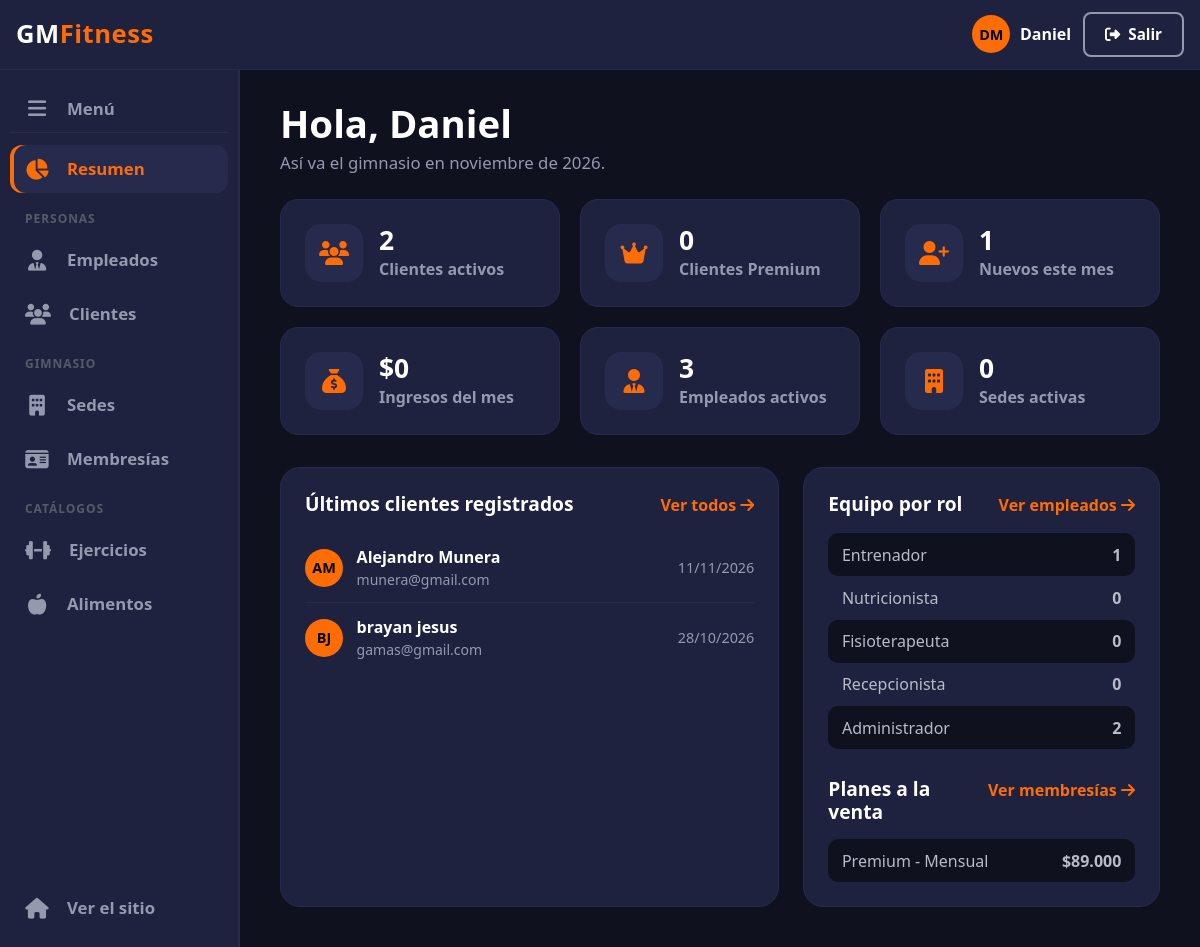
The page /panel/ (signed in) on the database its author committed.
### gmf/models.py (models this page shows, shortened)
class Usuario(AbstractUser):
    username = None
    email = models.EmailField("email", unique=True)
    fecha_nacimiento = models.DateField(null=True, blank=True)
    telefono = models.CharField(max_length=20, blank=True)
    rol = models.CharField(max_length=20, choices=RolUsuario.choices, default=RolUsuario.CLIENTE)
    sede = models.ForeignKey(
        Sede, on_delete=models.SET_NULL, null=True, blank=True, related_name="usuarios"
    )
    USERNAME_FIELD = "email"
    REQUIRED_FIELDS = ["first_name", "last_name"]
    objects = UsuarioManager()

class Cliente(models.Model):
    usuario = models.OneToOneField(
        Usuario, on_delete=models.CASCADE, related_name="cliente",
        limit_choices_to={"rol": RolUsuario.CLIENTE},
    )
    sexo = models.CharField(max_length=1, choices=Sexo.choices, blank=True, help_text="Se completa después del registro.")
    peso = models.DecimalField("peso (kg)", max_digits=5, decimal_places=2, null=True, blank=True, validators=POSITIVO)
    altura = models.DecimalField("altura (cm)", max_digits=4, decimal_places=1, null=True, blank=True, validators=POSITIVO)
    porcentaje_graso = models.DecimalField(
        "% graso", max_digits=4, decimal_places=1, null=True, blank=True,
        validators=[MinValueValidator(0), MaxValueValidator(100)],
    )

class Membresia(models.Model):
    tipo = models.CharField(max_length=20, choices=TipoMembresia.choices)
    duracion = models.CharField(max_length=20, choices=DuracionMembresia.choices)
    precio = models.DecimalField(max_digits=12, decimal_places=2, validators=POSITIVO)
    descripcion = models.TextField(blank=True)
    activa = models.BooleanField(default=True)
    class Meta:
        verbose_name = "membresía"
    def __str__(self):
        return f"{self.get_tipo_display()} - {self.get_duracion_display()}"

### gmf/views_panel.py (the view)
# urls.py: path("panel/", views_panel.panel, name="panel"),
@solo_administradores
def panel(request):
    hoy = timezone.localdate()
    inicio_mes = hoy.replace(day=1)
    vigente = Suscripcion.objects.filter(
        cliente=OuterRef("pk"), estado=EstadoSuscripcion.ACTIVA,
        fecha_inicio__lte=hoy, fecha_fin__gte=hoy,
    )
    clientes = Cliente.objects.filter(usuario__is_active=True)
    empleados = Usuario.objects.filter(rol__in=ROLES_EMPLEADO, is_active=True)
    ingresos_mes = Pago.objects.filter(
        estado=EstadoPago.APROBADO, fecha__date__gte=inicio_mes, fecha__date__lte=hoy,
    ).aggregate(total=Sum("monto"))["total"] or 0
    equipo = []
    for valor, texto in RolUsuario.choices:
        if valor in ROLES_EMPLEADO:
            equipo.append({"rol": texto, "total": empleados.filter(rol=valor).count()})
    contexto = {
        "seccion": "resumen",
        "total_clientes": clientes.count(),
        "total_premium": clientes.filter(Exists(vigente)).count(),
        "nuevos_mes": clientes.filter(usuario__date_joined__date__gte=inicio_mes).count(),
        "total_empleados": empleados.count(),
        "total_sedes": Sede.objects.filter(activa=True).count(),
        "ingresos_mes": ingresos_mes,
        "equipo": equipo,
        "ultimos_clientes": Cliente.objects.select_related("usuario").order_by("-usuario__date_joined")[:5],
        "membresias": Membresia.objects.filter(activa=True).order_by("precio"),
        "mes": hoy,
    }
    return render(request, "panel/resumen.html", contexto)

### gmf/templatetags/gmf_extras.py (called while the page is built)
@register.filter
def pesos(valor):
    try:
        numero = round(float(valor))
    except (TypeError, ValueError):
        return valor
    return "$" + f"{numero:,}".replace(",", ".")

@register.filter
def iniciales(usuario):
    nombre = (usuario.first_name or "").strip()
    apellido = (usuario.last_name or "").strip()
    return ((nombre[:1] + apellido[:1]) or usuario.email[:1]).upper()

### gmf/views_panel.py (called while the page is built)
def solo_administradores(vista):
    @wraps(vista)
    def envoltura(request, *args, **kwargs):
        if not request.user.is_authenticated:
            return redirect_to_login(request.get_full_path())
        if request.user.rol != RolUsuario.ADMINISTRADOR:
            messages.error(request, "Solo los administradores pueden entrar al panel.")
            return redirect("inicio")
        return vista(request, *args, **kwargs)
    return envoltura

### gmf/templates/panel/resumen.html (shortened to what this page needs)
{% extends "panel/base_panel.html" %}
{% load gmf_extras %}
{% block panel %}
    <div id="encabezado-modulo">
        <div>
            <h1 id="titulo-modulo">Hola, {{ user.first_name|default:"administrador" }}</h1>
            <p class="descripcion-modulo">Así va el gimnasio en {{ mes|date:"F"|lower }} de {{ mes|date:"Y" }}.</p>
        </div>
    </div>
    <div id="tarjetas-resumen">
        <a class="tarjeta-dato" href="{% url 'panel_clientes' %}?estado=activos">
            <span class="icono-dato"><i class="fa-solid fa-users"></i></span>
            <span class="valor-dato">{{ total_clientes }}</span>
            <span class="nombre-dato">Clientes activos</span>
        </a>
        <a class="tarjeta-dato" href="{% url 'panel_clientes' %}?plan=premium">
            <span class="icono-dato"><i class="fa-solid fa-crown"></i></span>
            <span class="valor-dato">{{ total_premium }}</span>
            <span class="nombre-dato">Clientes Premium</span>
        </a>
        <a class="tarjeta-dato" href="{% url 'panel_clientes' %}">
            <span class="icono-dato"><i class="fa-solid fa-user-plus"></i></span>
            <span class="valor-dato">{{ nuevos_mes }}</span>
            <span class="nombre-dato">Nuevos este mes</span>
        </a>
        <div class="tarjeta-dato">
            <span class="icono-dato"><i class="fa-solid fa-sack-dollar"></i></span>
            <span class="valor-dato">{{ ingresos_mes|pesos }}</span>
            <span class="nombre-dato">Ingresos del mes</span>
        </div>
        <a class="tarjeta-dato" href="{% url 'panel_empleados' %}?estado=activos">
            <span class="icono-dato"><i class="fa-solid fa-user-tie"></i></span>
            <span class="valor-dato">{{ total_empleados }}</span>
            <span class="nombre-dato">Empleados activos</span>
        </a>
        <a class="tarjeta-dato" href="{% url 'panel_sedes' %}?estado=activos">
            <span class="icono-dato"><i class="fa-solid fa-building"></i></span>
            <span class="valor-dato">{{ total_sedes }}</span>
            <span class="nombre-dato">Sedes activas</span>
        </a>
    </div>
    <div id="paneles-resumen">
        <section class="panel-caja">
            <div class="panel-caja-titulo">
                <h2>Últimos clientes registrados</h2>
                <a href="{% url 'panel_clientes' %}">Ver todos <i class="fa-solid fa-arrow-right"></i></a>
            </div>
            {% if ultimos_clientes %}
                <ul class="lista-resumen">
                    {% for c in ultimos_clientes %}
                        <li>
                            <span class="usuario-bola" aria-hidden="true">{{ c.usuario|iniciales }}</span>
                            <div>
                                <strong>{{ c.usuario.get_full_name }}</strong>
                                <small>{{ c.usuario.email }}</small>
                            </div>
                            <span class="fecha-lista">{{ c.usuario.date_joined|date:"d/m/Y" }}</span>
                        </li>
                    {% endfor %}
                </ul>
            {% else %}
                <p class="vacio-panel">Todavía no hay clientes registrados.</p>
            {% endif %}
        </section>
        <section class="panel-caja">
            <div class="panel-caja-titulo">
                <h2>Equipo por rol</h2>
                <a href="{% url 'panel_empleados' %}">Ver empleados <i class="fa-solid fa-arrow-right"></i></a>
            </div>
            <ul class="lista-conteo">
                {% for fila in equipo %}
                    <li><span>{{ fila.rol }}</span><strong>{{ fila.total }}</strong></li>
                {% endfor %}
            </ul>
            <div class="panel-caja-titulo con-margen">
                <h2>Planes a la venta</h2>
                <a href="{% url 'panel_membresias' %}">Ver membresías <i class="fa-solid fa-arrow-right"></i></a>
            </div>
            {% if membresias %}
                <ul class="lista-conteo">
                    {% for m in membresias %}
                        <li><span>{{ m }}</span><strong>{{ m.precio|pesos }}</strong></li>
                    {% endfor %}
                </ul>
            {% else %}
                <p class="vacio-panel">No hay membresías activas: en el inicio solo se ve el plan Gratis.</p>
            {% endif %}
        </section>
    </div>
{% endblock %}

### gmf/templates/base.html (shortened to what this page needs)
{% load static gmf_extras %}
<!DOCTYPE html>
<html lang="es">
<head>
    <link rel="stylesheet" href="https://cdn.jsdelivr.net/npm/bootstrap@5.3.8/dist/css/bootstrap.min.css">
    <link rel="stylesheet" href="https://cdnjs.cloudflare.com/ajax/libs/font-awesome/6.5.1/css/all.min.css">
    <link rel="stylesheet" href="{% static 'css/base.css' %}">
    {% block estilos %}{% endblock %}
</head>
<body>
    <header>
        <nav class="contenedor" aria-label="Principal">
            <a class="logo" href="{% url 'inicio' %}">GM<span>Fitness</span></a>
            <div id="acciones-cuenta">
                {% if user.is_authenticated %}
                    <div id="saludo-usuario">
                        <span class="usuario-bola" aria-hidden="true">{{ user|iniciales }}</span>
                        <span>{{ user.first_name|default:user.email }}</span>
                    </div>
                    <form id="form-salir" method="post" action="{% url 'salir' %}">
                        <button type="submit" class="boton-secundario">
                            <i class="fa-solid fa-right-from-bracket"></i> Salir
                        </button>
                    </form>
                {% else %}
                    <a class="boton-secundario" href="{% url 'ingresar' %}">Ingresar</a>
                    <a class="boton-primario" href="{% url 'registro' %}">Registrarse</a>
                {% endif %}
            </div>
        </nav>
    </header>
    <main>
        {% block contenido %}{% endblock %}
    </main>
</body>
</html>

### gmf/static/css/base.css (style rules this page uses)
:root { --azul-secundario: #1e223e; --azul-oscuro: #0f111f; --azul-fondo-iconos: #262b4e; --naranja: #fe6c05; --borde-naranja: #803605; --blanco-primario: #ffffff; --gris-inactivo: #9699ae; --negro: #000000; --gris-bordes: #505578; --naranja-100: #ffceac; --naranja-200: #ffb682; --naranja-300: #fe9d58; --naranja-400: #fe852f; --naranja-500: #fe6c05; --naranja-600: #d45a04; --naranja-700: #a94803; --naranja-800: #7f3603; --naranja-900: #552402; --azul-100: #b9bbc9; --azul-200: #9699ae; --azul-300: #737793; --azul-400: #505578; --azul-500: #2d335d; --azul-600: #262b4e; --azul-700: #1e223e; --azul-800: #171a2f; --azul-900: #0f111f; --azul-oscuro-100: #abacb4; --azul-oscuro-200: #81838f; --azul-oscuro-300: #575a69; --azul-oscuro-400: #2d3044; --azul-oscuro-500: #03071e; --azul-oscuro-600: #030619; --azul-oscuro-700: #020514; --azul-oscuro-800: #02040f; --azul-oscuro-900: #01020a; --negro-100: #b2b2b2; --negro-200: #8c8c8c; --negro-300: #666666; --negro-400: #3f3f3f; --negro-500: #191919; --negro-600: #151515; --negro-700: #111111; --negro-800: #0d0d0d; --negro-900: #080808; --blanco-500: #ffffff; --blanco-600: #d5d5d5; --blanco-700: #aaaaaa; --blanco-800: #808080; --blanco-900: #555555; }
*, *::before, *::after { box-sizing: border-box; }
html { scroll-behavior: smooth; scroll-padding-top: 80px; }
body { margin: 0; min-height: 100vh; background-color: var(--azul-oscuro); color: var(--blanco-primario); font-family: system-ui, -apple-system, "Segoe UI", Roboto, sans-serif; line-height: 1.5; }
a { color: var(--naranja); }
.contenedor { width: min(100% - 2rem, 1180px); margin-inline: auto; }
.boton-primario, .boton-secundario { display: inline-flex; align-items: center; justify-content: center; gap: 0.5rem; padding: 0.55rem 1.25rem; border-radius: 8px; border: 2px solid transparent; font-weight: 700; font-size: 0.95rem; text-decoration: none; cursor: pointer; white-space: nowrap; transition: background-color 0.25s ease, color 0.25s ease, border-color 0.25s ease; }
.boton-secundario { background-color: transparent; border-color: var(--gris-inactivo); color: var(--blanco-primario); }
header { position: fixed; inset: 0 0 auto 0; height: 70px; background-color: var(--azul-secundario); border-bottom: 1px solid var(--azul-fondo-iconos); z-index: 1000; }
header nav { height: 100%; display: flex; align-items: center; gap: 1.5rem; }
.logo { font-size: 1.6rem; font-weight: 800; color: var(--blanco-primario); text-decoration: none; letter-spacing: 0.02em; }
.logo span { color: var(--naranja); }
#acciones-cuenta { display: flex; align-items: center; gap: 0.75rem; margin-left: auto; }
#saludo-usuario { display: flex; align-items: center; gap: 0.6rem; color: var(--blanco-primario); font-weight: 600; }
.usuario-bola { display: grid; place-items: center; width: 38px; height: 38px; border-radius: 50%; background-color: var(--naranja); color: var(--negro); font-weight: 800; font-size: 0.9rem; }
#form-salir { margin: 0; }

### rows shown on the page
Usuario: first_name+last_name "DM", first_name "Daniel"
Cliente: usuario|iniciales "AM", usuario.get_full_name "Alejandro Munera", usuario.email "munera@gmail.com", usuario.date_joined "11/11/2026"
Cliente: usuario|iniciales "BJ", usuario.get_full_name "brayan jesus", usuario.email "gamas@gmail.com", usuario.date_joined "28/10/2026"
Membresia: tipo+duracion "Premium - Mensual", precio|pesos "$89.000"

### other values the page prints
{{ mes|date:"F"|lower }} "noviembre"
{{ mes|date:"Y" }} "2026"
{{ total_clientes }} "2"
{{ total_premium }} "0"
{{ nuevos_mes }} "1"
{{ ingresos_mes|pesos }} "$0"
{{ total_empleados }} "3"
{{ total_sedes }} "0"
{{ fila.rol }} "Entrenador" "Nutricionista" "Fisioterapeuta" "Recepcionista" "Administrador"
{{ fila.total }} "1" "0" "0" "0" "2"
